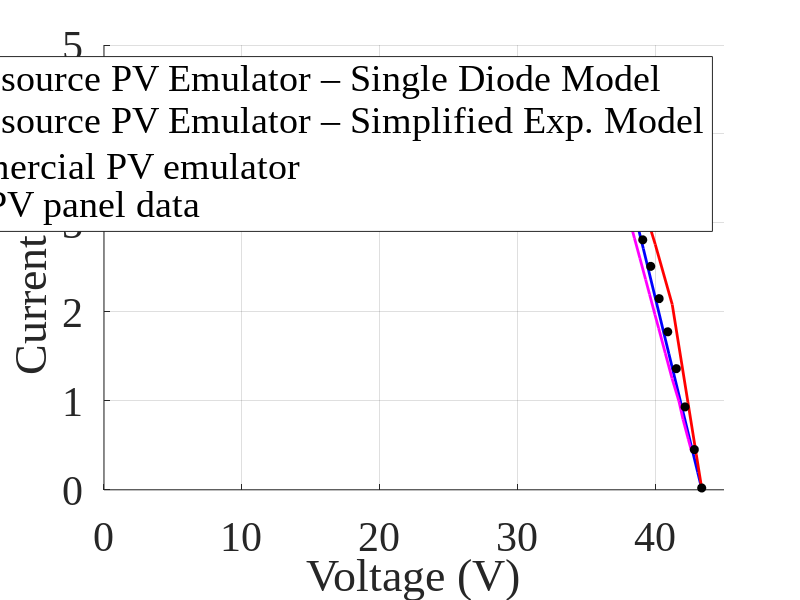

Write the MATLAB code that produced this figure.
% MATLAB Script: comparison of the 3 curves + experimental points
clear; clc; close all

%% 1) Plotting the three curves + experimental points

figure('Color','w','Position',[100 100 900 500]);
hold on; grid on;

% Single-diode emulator - ME Solar MESM-50W (S = 1000 W/m^2 and T = 25°C)
% V_single_diode = [
%     0;
%     5.335613;
%     11.316692;
%     13.071528;
%     14.41359;
%     15.08972;
%     15.801759;
%     16.524055;
%     17.004604;
%     17.643137;
%     18.036154;
%     18.466652;
%     18.971693;
%     19.479301;
%     19.947374;
%     20.410786;
%     21.333824;
%     21.935129;
%     22.3;
% ];
% 
% I_single_diode = [
%     3.03;
%     3.025451;
%     3.019014;
%     3.013088;
%     3.003587;
%     2.993472;
%     2.974217;
%     2.940751;
%     2.905137;
%     2.833255;
%     2.76899;
%     2.675841;
%     2.521153;
%     2.313479;
%     2.08479;
%     1.674135;
%     0.856181;
%     0.32333;
%     0;
% ];

% % Single-diode emulator - Renogy RNG-50DB-H (S = 1000 W/m^2 and T = 25°C)
% V_single_diode = [
%     0;
%     5.179413;
%     11.411573;
%     15.187758;
%     16.149439;
%     16.624014;
%     17.250757;
%     17.517166;
%     17.929047;
%     18.462984;
%     18.722519;
%     19.081297;
%     19.507757;
%     19.885263;
%     20.378786;
%     20.665606;
%     21.433184;
%     22.157703;
%     22.6;
% ];
% 
% I_single_diode = [
%     2.92;
%     2.914019;
%     2.906022;
%     2.887712;
%     2.871171;
%     2.857385;
%     2.828827;
%     2.811870;
%     2.778083;
%     2.715070;
%     2.674240;
%     2.603673;
%     2.488882;
%     2.359168;
%     2.119580;
%     1.970672;
%     1.205564;
%     0.456983;
%     0;
% ];

% Single-diode emulator - Shell Solar SQ150-PC (S = 1000 W/m^2 and T = 25°C)
V_single_diode = [
    0;
    22.64146;
    24.412127;
    26.068161;
    27.799574;
    28.636826;
    29.45788;
    30.314299;
    31.332647;
    32.268707;
    33.229164;
    33.908855;
    34.641445;
    35.597893;
    36.30035;
    36.647137;
    37.328506;
    38.051414;
    39.146133;
    41.002605;
    43.096004;
    43.4;
];

I_single_diode = [
    4.8;
    4.769958;
    4.762289;
    4.750216;
    4.732023;
    4.718141;
    4.698951;
    4.672532;
    4.628379;
    4.570478;
    4.487823;
    4.411169;
    4.307623;
    4.131216;
    3.959058;
    3.871837;
    3.645755;
    3.398937;
    2.709982;
    1.527292;
    0.193666;
    0;
];

h1 = plot(V_single_diode,  I_single_diode,   '-b',  'LineWidth',2);     

% Simplified exp. emulator - ME Solar MESM-50W (S = 1000 W/m^2 and T = 25°C)
% V_simplified_exp = [
%     0;
%     8.08962;
%     11.45164;
%     14.526568;
%     16.046844;
%     16.94203;
%     17.753181;
%     18.2904;
%     19.387537;
%     20.072838;
%     20.594084;
%     21.106194;
%     21.724693;
%     22.3;
% ];
% 
% I_simplified_exp = [
%     3.03;
%     3.028738;
%     3.021295;
%     2.99427;
%     2.949897;
%     2.878464;
%     2.813736;
%     2.679999;
%     2.389157;
%     2.202046;
%     1.848619;
%     1.501389;
%     0.7471;
%     0;
% ];

% % Simplified exp. - Renogy RNG-50DB-H – 50 W (S = 1000 W/m^2 and T = 25°C)
% V_simplified_exp = [
%     0;
%     6.817072;
%     11.080575;
%     15.057276;
%     16.803661;
%     17.610468;
%     18.552885;
%     19.459518;
%     20.528112;
%     21.02478;
%     21.487143;
%     22.002245;
%     22.6;
% ];
% I_simplified_exp = [
%     2.92;
%     2.919855;
%     2.918193;
%     2.894286;
%     2.843843;
%     2.780185;
%     2.695215;
%     2.44177;
%     2.114295;
%     1.793764;
%     1.483582;
%     0.796883;
%     0;
% ];

% Simplified exp. emulator - Shell Solar SQ150-PC (S = 1000 W/m^2 and T = 25°C)
V_simplified_exp = [
    0;
    25.567003;
    27.200571;
    28.811605;
    30.372927;
    32.341831;
    34.1399;
    36.391037;
    38.724979;
    40.008648;
    41.242683;
    42.378609;
    42.994045;
    43.4;
];

I_simplified_exp = [
    4.8;
    4.747;
    4.733705;
    4.687959;
    4.643624;
    4.51567;
    4.370661;
    3.898574;
    3.404761;
    2.759869;
    2.083102;
    0.986255;
    0.391991;
    0;
];

h2 = plot(V_simplified_exp, I_simplified_exp, '-r', 'LineWidth',2);  % plot simple exponential model

% % Commercial emulator - ME Solar MESM-50W – 50 W (S = 1000 W/m^2 and T = 25°C)
% V_commercial = [
%     1.1;
%     2.7;
%     4.6;
%     6.5;
%     8.5702;
%     9.4;
%     13.06;
%     13.8;
%     16.2;
%     17.6774;
%     18.83;
%     19.4;
%     20.1742;
%     20.939;
%     21.12;
%     21.485;
%     21.7584;
%     21.93;
%     22.1151;
% ];
% 
% I_commercial = [
%     3.0261;
%     3.0203;
%     3.0129;
%     3.0024;
%     2.991;
%     2.985;
%     2.95;
%     2.9382;
%     2.88;
%     2.818;
%     2.59;
%     2.205;
%     1.61;
%     1.033;
%     0.89;
%     0.6146;
%     0.4062;
%     0.2774;
%     0.1343;
% ];

% % Commercial emulator - Renogy RNG-50DB-H – 50 W (S = 1000 W/m^2 and T = 25°C)
% V_commercial = [
%     0;
%     1;
%     1.2329;
%     3.09;
%     5.12;
%     8.5471;
%     10.24;
%     12.12;
%     14.44;
%     15.2639;
%     16.61;
%     17.83;
%     18.35;
%     19.41;
%     19.69;
%     20.02;
%     20.6976;
%     21.1701;
%     21.5176;
%     21.8835;
%     22.0688;
%     22.24;
%     22.5;
% ];
% 
% I_commercial = [
%     2.92;
%     2.917;
%     2.9162;
%     2.9106;
%     2.9031;
%     2.8875;
%     2.8768;
%     2.8623;
%     2.8358;
%     2.8236;
%     2.795;
%     2.756;
%     2.71;
%     2.51;
%     2.289;
%     2.0328;
%     1.5;
%     1.127;
%     0.852;
%     0.5613;
%     0.4157;
%     0.2815;
%     0.0755;
% ];

% Commercial emulator - Renogy RNG-50DB-H (S = 1000 W/m^2 and T = 25°C)
V_commercial = [
    1.55;
    3.4;
    8.22;
    11.75;
    14.85;
    17.9;
    19.52;
    21.8;
    24.55;
    27.47;
    30.13;
    33.09;
    35.9;
    36.8505;
    37.8;
    38.5;
    38.8934;
    39.3103;
    39.5975;
    39.99;
    40.2553;
    40.7371;
    41.228;
    41.7376;
    42.0248;
    42.4047;
    42.6456;
];

I_commercial = [
    4.7949;
    4.7884;
    4.7695;
    4.7529;
    4.735;
    4.715;
    4.7027;
    4.68;
    4.65;
    4.6095;
    4.555;
    4.4518;
    4.1523;
    3.7759;
    3.23;
    2.8289;
    2.6045;
    2.3639;
    2.1974;
    1.9679;
    1.8173;
    1.5363;
    1.252;
    0.9905;
    0.7912;
    0.571;
    0.4338;
];

h3 = plot(V_commercial, I_commercial, '-m', 'LineWidth', 2);  % plot commercial emulator

% % % Real panel data - ME Solar MESM-50W (S = 1000 W/m^2 and T = 25°C)
% V_panel = [
%     0.1345090408816909;
%     3.9418622020801637;
%     7.1102974135229875;
%     10.316096247185497;
%     13.219249737750683;
%     14.493349274149194;
%     15.386339859898216;
%     16.114930504317343;
%     16.794948437178412;
%     17.542220892707384;
%     18.26333881312798;
%     18.943356748216104;
%     19.39172022153349;
%     19.65700194241112;
%     19.90733821529171;
%     20.228665369498877;
%     20.51636526682619;
%     20.882528769478625;
%     21.1702286645789;
%     21.446719472567864;
%     21.71200119344551;
% ];
% 
% I_panel = [
%     3.0107092341738317;
%     2.9969690844678114;
%     2.9832289352435426;
%     2.970297029807906;
%     2.9614063447606873;
%     2.9533239039838524;
%     2.9533239035021017;
%     2.9525156597134687;
%     2.932309557771381;
%     2.880581935547086;
%     2.7868256213795988;
%     2.643766417317217;
%     2.503940189854619;
%     2.3099616083200765;
%     2.122448979503352;
%     1.8508789653549917;
%     1.5663770457709956;
%     1.1840775911493435;
%     0.8163265305040968;
%     0.4598908867537168;
%     0.030713275530074746;
% ];

% Real panel data - Renogy RNG-50DB-H – 50 W (S = 1000 W/m^2 and T = 25°C)
% V_panel = [ 
%     0.061238999661659355;
%     3.0378744826113886;
%     6.06593628879359;
%     9.019207316748718;
%     11.551928051656516;
%     12.757528558290698;
%     13.855704699997231;
%     14.771648303222042;
%     15.865224726830606;
%     16.729902361354295;
%     17.664819810269254;
%     18.450378783493765;
%     19.100584026063657;
%     19.605999152099663;
%     20.04147065780234;
%     20.416281613412224;
%     20.80544927623029;
%     21.20426937792104;
%     21.462738787922408;
%     21.777746419471736;
%     22.02257696007481;
%     22.272296443566514;
%     22.475133634590215;
%     22.579352135807298
% ];
% I_panel = [
%     2.9194630872527965;
%     2.9194630872527965;
%     2.915548098563706;
%     2.915548098563706;
%     2.913870246173136;
%     2.9149888143223963;
%     2.9077181208521656;
%     2.8987695749913653;
%     2.879753914787145;
%     2.848993288182294;
%     2.794742729109542;
%     2.7125279639717688;
%     2.6045861294008548;
%     2.4854586130039786;
%     2.342281879231173;
%     2.1851230434259357;
%     1.9737136465477885;
%     1.713087248101959;
%     1.4787472036639384;
%     1.170022371466326;
%     0.8747203580599141;
%     0.5447427290262028;
%     0.23937360194308832;
%     0.012304250975298636
% ];

% Real panel data - Shell Solar SQ150-PC (S = 1000 W/m^2 and T = 25°C)
V_panel = [
    0.07780604683747905;
    4.2189436898142905;
    7.660223341663279;
    10.863995324097095;
    14.176868703729975;
    17.155893827390162;
    20.141363211697026;
    23.036948208895787;
    24.995167557029617;
    26.42690527335035;
    27.81375668458678;
    29.001602344647385;
    30.36284434236471;
    31.512299834342564;
    32.59122368036738;
    33.76659988606946;
    34.743098058886865;
    35.65550884640268;
    36.446045441351224;
    37.16601846173125;
    37.82826853208371;
    38.47780170128618;
    39.10175339833374;
    39.68073097512157;
    40.29205756197019;
    40.91626468796069;
    41.54063145321372;
    42.171478402636254;
    42.8474591077566;
    43.38200934569101;
];

I_panel = [
    4.804197165221235;
    4.795540075268057;
    4.798166796403276;
    4.789358636164255;
    4.791964661586494;
    4.79244477341078;
    4.786709596059194;
    4.780959931956091;
    4.775059198186533;
    4.773217832998629;
    4.756864468979553;
    4.734262703388705;
    4.699256226304568;
    4.642458468761035;
    4.56182008609613;
    4.442863222890885;
    4.284504230031027;
    4.096089321638853;
    3.878645240109937;
    3.6456489653261293;
    3.397102567352327;
    3.1164364242871767;
    2.809864790583181;
    2.5115743462965194;
    2.1490537237230516;
    1.7761746301469223;
    1.3618533741500927;
    0.9319923422019132;
    0.4524079577975444;
    0.02045929702601157;
];

h4 = plot(V_panel, I_panel, 'ko', ...      % plot real panel data
          'MarkerSize',6, 'MarkerFaceColor','k');
xlabel('Voltage (V)', 'FontSize', 30);
ylabel('Current (A)', 'FontSize', 30);

  xlim([0 45]); 
  ylim([0 5]); 

legend([h1 h2 h3 h4], ...
       {'Open-source PV Emulator – Single Diode Model', 'Open-source PV Emulator – Simplified Exp. Model', 'Commercial PV emulator', 'Real PV panel data'}, ...
       'Location','best');
% Font settings for axis ticks
set(gca, 'FontSize', 30); % Adjusted font size based on your image
% Apply Times New Roman font to all text elements
set(findall(gcf, '-property','FontName'),'FontName','Times New Roman');
set(findall(gca, '-property','FontName'),'FontName','Times New Roman');
hold off; % Release the plot